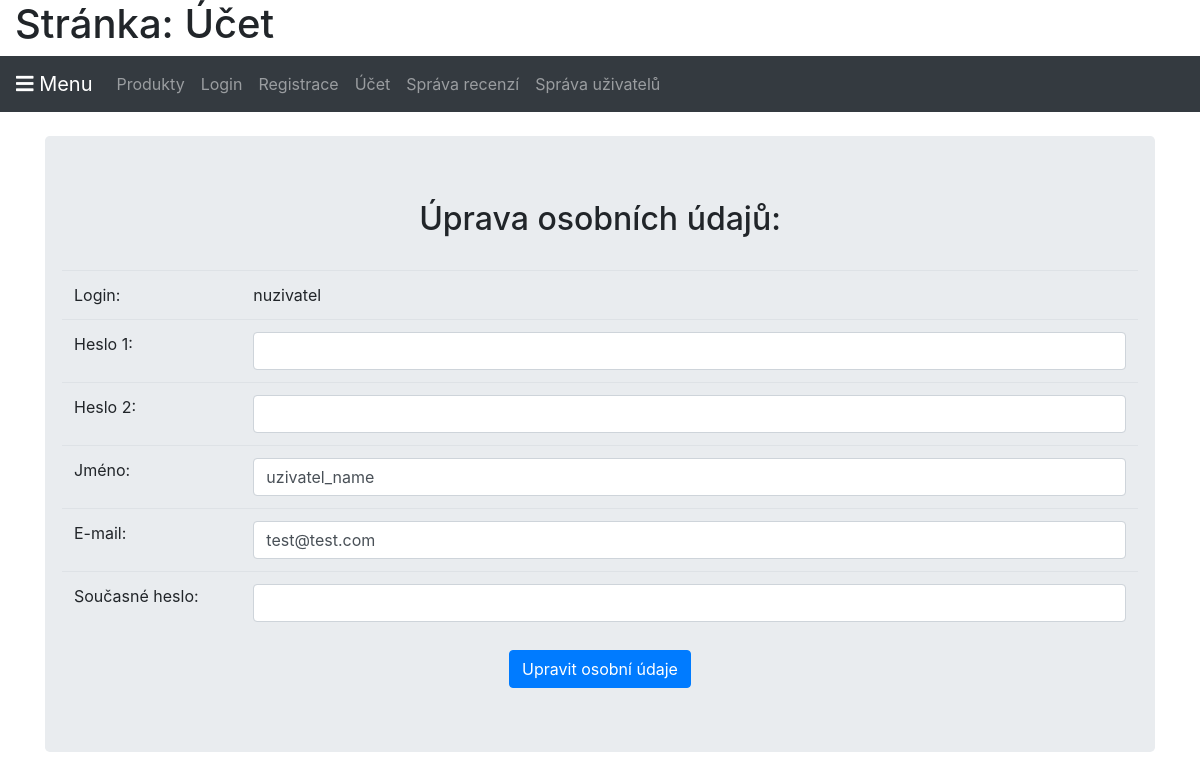
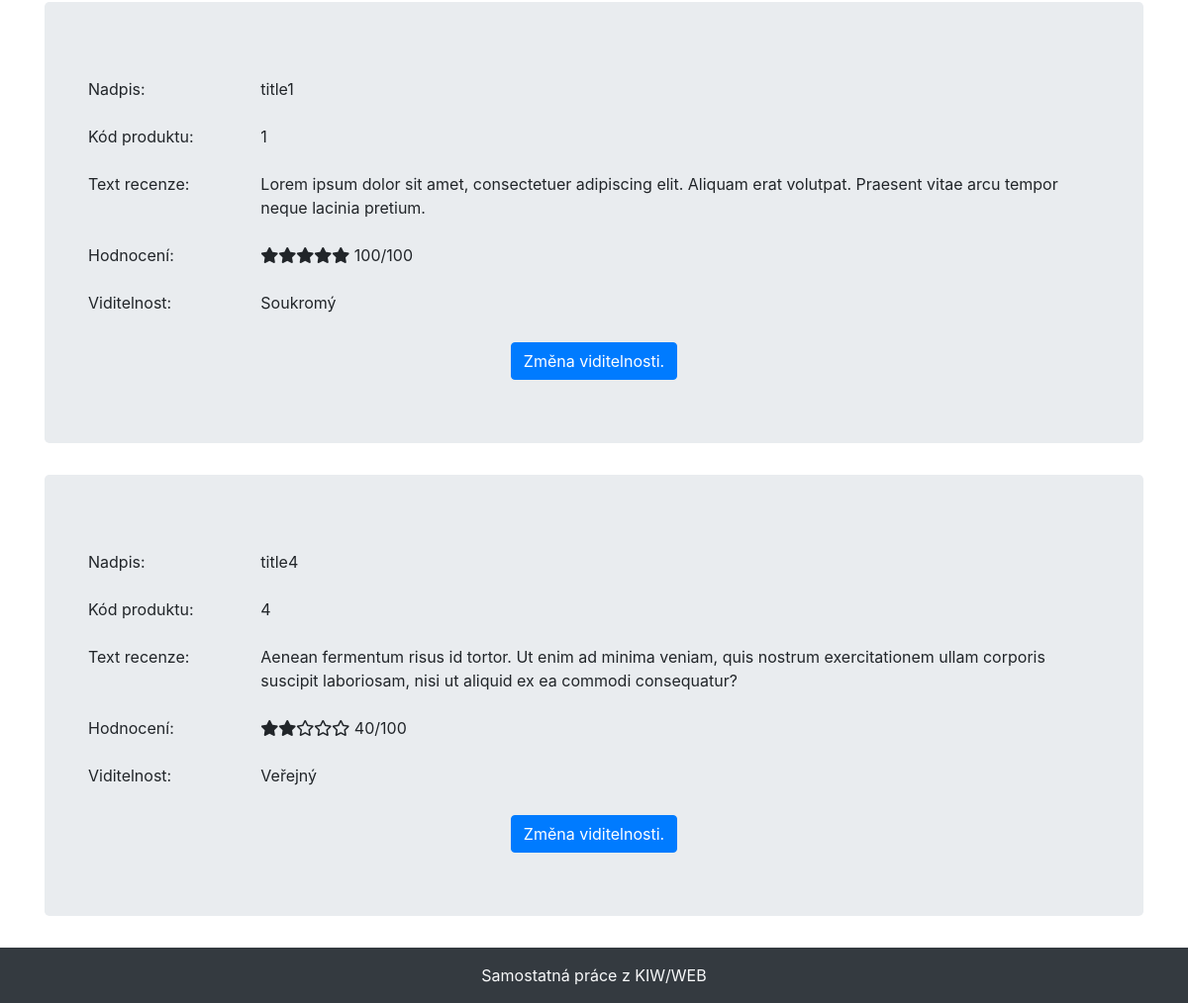
Screenshot of /WEB/SP/src/index.php?page=account (signed in) with the database file from the repository (2 pictures, top to bottom).
### tables this page shows
CREATE TABLE IF NOT EXISTS `user` (
  `id_user` INT NOT NULL AUTO_INCREMENT,
  `right` INT NOT NULL,
  `login` VARCHAR(45) NOT NULL,
  `password` VARCHAR(60) NOT NULL,
  `name` VARCHAR(45) NOT NULL,
  `email` VARCHAR(45) NOT NULL,
  PRIMARY KEY (`id_user`));

CREATE TABLE IF NOT EXISTS `review` (
  `id_review` INT NOT NULL AUTO_INCREMENT,
  `id_user` INT NOT NULL,
  `id_product` INT NOT NULL,
  `rating` INT NOT NULL,
  `title` VARCHAR(45) NOT NULL,
  `text` TEXT(200) NOT NULL,
  `hidden` BIT(1) NOT NULL,
  PRIMARY KEY (`id_review`),
  INDEX `fk_uzivatel_id_uzivatel_idx` (`id_user` ASC) ,
  INDEX `fk_produkt_id_produkt_idx` (`id_product` ASC) ,
  CONSTRAINT `fk_produkt_id_produkt`
    FOREIGN KEY (`id_product`)
    REFERENCES `product` (`id_product`)
    ON DELETE NO ACTION
    ON UPDATE NO ACTION,
  CONSTRAINT `fk_uzivatel_id_uzivatel`
    FOREIGN KEY (`id_user`)
    REFERENCES `user` (`id_user`)
    ON DELETE NO ACTION
    ON UPDATE NO ACTION);

### WEB/SP/src/app/ApplicationStart.class.php (called while the page is built, shortened)
<?php
class ApplicationStart {
    public function appStart(){
        if(isset($_GET["page"]) && array_key_exists($_GET["page"], WEB_PAGES)){
            $pageKey = $_GET["page"];
        } else {
            $pageKey = DEFAULT_WEB_PAGE_KEY;
        }
        $pageInfo = WEB_PAGES[$pageKey];
        $controller = new $pageInfo["controller_class_name"];
        $tplData = $controller->show($pageInfo["title"]);
        $view = new $pageInfo["view_class_name"];
        $view->printOutput($tplData, $pageInfo["template_type"]);
    }
}

### WEB/SP/src/index.php (called while the page is built, shortened)
<?php
require_once("myAutoloader.inc.php");
$app = new ApplicationStart();
$app->appStart();

### WEB/SP/src/app/Models/DatabaseModel.class.php (called while the page is built, shortened)
<?php
class DatabaseModel {
    private static $database;
    private $pdo;
    private $userSessionKey = "current_user_id";
    private function __construct() {
        $this->pdo = new PDO("mysql:host=".DB_SERVER.";dbname=".DB_NAME, DB_USER, DB_PASS);
        $this->pdo->exec("set names utf8");
    }
    public static function getDatabaseModel(): DatabaseModel {
        if(empty(self::$database)){
            self::$database = new DatabaseModel();
        }
        return self::$database;
    }
    private function executeQuery(string $dotaz) {
        $res = $this->pdo->query($dotaz);
        if ($res) {
            return $res;
        } else {
            $error = $this->pdo->errorInfo();
            echo $error[2];
            return null;
        }
    }
    public function selectFromTable(string $tableName, string $whereStatement = "", string $orderByStatement = ""):array {
        $q = "SELECT * FROM ".$tableName
            .(($whereStatement == "") ? "" : " WHERE $whereStatement")
            .(($orderByStatement == "") ? "" : " ORDER BY $orderByStatement");
        $obj = $this->executeQuery($q);
        return $obj->fetchAll();
    }
    public function getUsersReviews(int $id_user):array {
        $id_user = htmlspecialchars($id_user);
        $where = "id_user=".$id_user;
        return $this->selectFromTable(TABLE_REVIEW,$where);
    }
    public function getUserById(int $id): array{
        $id = htmlspecialchars($id);
        return $this->selectFromTable(TABLE_USER, "id_user=$id");
    }
    public function isUserLogged(): bool {
        return isset($_SESSION[$this->userSessionKey]);
    }
    public function getLoggedUserData(){
        if($this->isUserLogged()){
            $userId = $_SESSION[$this->userSessionKey];
            if($userId == null) {
                echo "SEVER ERROR: Data přihlášeného uživatele nebyla nalezena, a proto byl uživatel odhlášen.";
                $this->userLogout();
                return null;
            } else {
                $userData = $this->selectFromTable(TABLE_USER, "id_user=$userId");
                if(empty($userData)){
                    echo "ERROR: Data přihlášeného uživatele se nenachází v databázi (mohl být smazán), a proto byl uživatel odhlášen.";
                    $this->userLogout();
                    return null;
                } else {
                    return $userData[0];
                }
            }
        } else {
            return null;
        }
    }
}

### WEB/SP/src/app/Controllers/AccountController.class.php (called while the page is built, shortened)
<?php
class AccountController implements IController {
    private $db;
    public function __construct() {
        $this->db = MyDB::getDatabaseModel();
    }
    public function show(string $pageTitle):array {
        $tplData = [];
        $tplData['title'] = $pageTitle;
        if ($this->db->isUserLogged()) {
            $user = $this->db->getLoggedUserData();
            $tplData['userData'] = $this->db->getUserById($user['id_user']);
            $tplData['reviews'] = $this->db->getUsersReviews($user['id_user']);
        }
        return $tplData;
    }
}
?>

### WEB/SP/src/myAutoloader.inc.php (called while the page is built, shortened)
<?php
spl_autoload_register(function ($className){
    $className = str_replace(BASE_NAMESPACE_NAME, BASE_APP_DIR_NAME, $className);
    $fileName = dirname(__FILE__) ."\\". $className;
});

### WEB/SP/src/app/Views/TemplateBased/AccountTemplate.tpl.php (the view, shortened to what this page needs)
<?php
global $tplData;
$res = "";
if(array_key_exists('userData', $tplData)) {
    foreach($tplData['userData'] as $u){
        $res .= "
<form method='POST'>
    <input type='hidden' name='id_uzivatel' value=$u[id_user]>
    <div class='container'>
        <div class='jumbotron'>
            <h2 class='text-center'>Úprava osobních údajů:</h2><br>
            <div class=row>
                <table class='table'>
                <tbody>
                <tr>
                    <td class='col-2'>Login:</td>
                    <td class='col-10'>$u[login]</td>
                </tr>
                <tr>
                    <td class='col-2'>Heslo 1:</td>
                    <td class='col-10'><input type='password' name='heslo' id='pas1' class='form-control' required></td>
                </tr>
                <tr>
                    <td class='col-2'>Heslo 2:</td>
                    <td class='col-10'><input type='password' name='heslo2' id='pas2' class='form-control' required></td>
                </tr>
                <tr>
                    <td class='col-2'>Jméno:</td>
                    <td class='col-10'><input type='text' name='jmeno' value='$u[name]' class='form-control' required></td>
                </tr>
                <tr>
                    <td class='col-2'>E-mail:</td>
                    <td class='col-10'><input type='email' name='email' value='$u[email]' class='form-control' required></td>
                </tr>
                <tr>
                    <td class='col-2'>Současné heslo:</td>
                    <td class='col-10'><input type='password' name='heslo_puvodni' class='form-control' required></td>
                </tr>
                </tbody>
                </table>
                <div class='col text-center'>
                    <input type='submit' name='action' value='Upravit osobní údaje' class='btn btn-primary'>
                </div>
            </div>
        </div>
    </div>
</form>
        ";
    }
    foreach ($tplData['reviews'] as $r) {
        $stars = drawStar($r['rating']);
        $visibility = $r['hidden'] ? "Soukromý" : "Veřejný";
        $res .="
<div class=container>
    <div class=jumbotron>
            <form method='POST'>
                <table class='table table-borderless'>
                    <tbody>
                    <tr>
                        <td class=col-2>Nadpis:</td>
                        <td class='col-10'>$r[title]</td>
                    </tr>
                    <tr>
                        <td class=col-2>Kód produktu:</td>
                        <td class='col-10'>$r[id_product]</td>
                    </tr>
                    <tr>
                        <td class=col-2>Text recenze:</td>
                        <td class='col-10'>$r[text]</td>
                    </tr>
                    <tr>
                        <td class=col-2>Hodnocení:</td>
                        <td class='col-10'>$stars $r[rating]/100</td>
                    </tr>
                    <tr>
                        <td class=col-2>Viditelnost:</td>
                        <td class='col-10'>$visibility</td>
                    </tr>
                    </tbody>
                </table>
                <div class='col text-center'>
                    <input type='hidden' name='vis' value='$r[hidden]'>
                    <input type='hidden' name='idRev' value='$r[id_review]'>
                    <button type='submit' class='btn btn-primary'>Změna viditelnosti.</button>
                </div>
            </form>
    </div>
</div>
        ";
    }
}
echo $res;
function drawStar(int $rating):string {
    $stars = "";
    for ($i = 0; $i < 100; $i += 20) {
        if ($i < $rating) {
            $stars .= "<i class='fas fa-star'></i>";
        } else {
            $stars .= "<i class='far fa-star'></i>";
        }
    }
    return $stars;
}

### rows the page displays
user: login "nuzivatel", jmeno "uzivatel_name", email "test@test.com"
review: title "title1", id_product "1", text "Lorem ipsum dolor sit amet, consectetuer adipiscing elit. Aliquam erat volutpat. Praesent vitae arcu tempor neque lacinia pretium.", rating "100", hidden "Soukromý"
review: title "title4", id_product "4", text "Aenean fermentum risus id tortor. Ut enim ad minima veniam, quis nostrum exercitationem ullam corporis suscipit laboriosam, nisi ut aliquid ex ea commodi consequatur?", rating "40", hidden "Veřejný"

### other values shown
$pageTitle "Účet"
